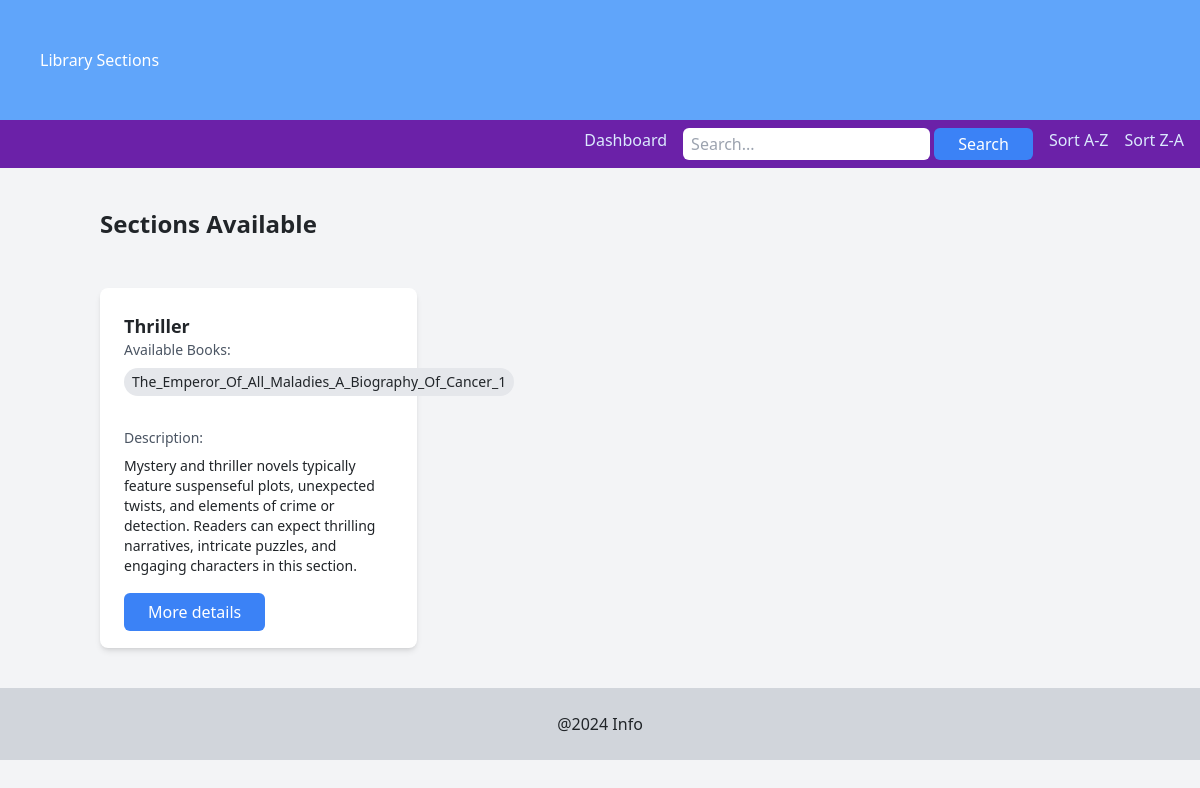
/sections/1 (signed in), run on the app's committed database.
### modal.py (models this page shows)
class Section(db.Model):
    id = db.Column(db.Integer, primary_key=True)
    name = db.Column(db.String(100), nullable=False)
    date_created = db.Column(db.Date,nullable=False)
    description = db.Column(db.Text)

class Book(db.Model):
    id = db.Column(db.Integer, primary_key=True)
    name = db.Column(db.String(200), nullable=False)
    content = db.Column(db.Text)
    author = db.Column(db.String(100), nullable=False)
    date_issued = db.Column(db.Date,nullable=True)
    profile = db.Column(db.String(200))
    return_date = db.Column(db.Date,nullable=True)
    availability = db.Column(db.Integer, default=1)
    section_id = db.Column(db.Integer, db.ForeignKey('section.id'), nullable=False)
    section = db.relationship('Section', backref=db.backref('books', lazy=True))

### app.py (the view)
@app.route('/sections/<int:n>', methods=["GET", "POST"])
def Sections(n):
    try:
        if is_authenticated_user():
            cred = User.query.filter_by(id=n).first()
            if not cred:
                abort(404)
            list1 = Section.query.all()
            sort_order = request.args.get('sort_order', 'asc')
            if sort_order == 'asc':
                list1 = sorted(list1, key=lambda x: x.name)
            elif sort_order == 'desc':
                list1 = sorted(list1, key=lambda x: x.name, reverse=True)
            else:
                list1 = list1
            return render_template('/user/sections.html', cred=cred, list1=list1)
        else:
            abort(404)
    except Exception as e:
        flash("An error occurred: {}".format(str(e)))
        abort(404)

### app.py (called while the page is built)
def is_authenticated_user():
    return 'user_id' in session

### templates/user/sections.html (shortened to what this page needs)
<!DOCTYPE html>
<html lang="en">
<head>
    <link rel="stylesheet" href="https://cdn.jsdelivr.net/npm/bootstrap-icons@1.11.3/font/bootstrap-icons.min.css">
    <link href="https://cdn.jsdelivr.net/npm/bootstrap@5.0.2/dist/css/bootstrap.min.css" rel="stylesheet"
>
    <script src="https://cdn.tailwindcss.com"></script>
</head>
<body class="bg-gray-100">
    <nav class="bg-blue-400 justify-between px-10 py-5">
        <ul class="justify-between">
            <li class="text-white">Library Sections</li>
        </ul>
    </nav>
    <nav class="bg-purple-800">
        <ul class="px-3 py-2 flex space-x-4 text-blue-100 justify-end">
            <li class="cursor-pointer"><a href="/dashboard/{{ cred.id }}">Dashboard</a></li>
            <li>
                <form action="/search/{{ cred.id }}" method="post">
                  <input type="text" name="search_query2" placeholder="Search..." class="px-2 py-1 rounded-md">
                  <button type="submit" class="bg-blue-500 text-white px-4 py-1 rounded-md">Search</button>
                </form>
              </li>
            <li><a href="/sections/{{ cred.id }}?sort_order=asc">Sort A-Z</a></li>
            <li><a href="/sections/{{ cred.id }}?sort_order=desc">Sort Z-A</a></li>
        </ul>
    </nav>
    <div class="container mx-auto mt-10">
        <h1 class="text-2xl font-bold mb-5">Sections Available</h1>
        <div class="grid grid-cols-1 md:grid-cols-2 lg:grid-cols-3 gap-6">
            {% for section in list1 %}
            <div class="bg-white rounded-lg shadow-md p-4">
                <h2 class="text-lg font-semibold">{{ section.name }}</h2>
                <p class="text-sm text-gray-600 mb-2">Available Books:</p>
                <div class="flex flex-wrap mb-4">
                    {% for book in section.books %}
                    <span class="bg-gray-200 text-sm px-2 py-1 rounded-full mr-2 mb-2">{{ book.name }}</span>
                    {% endfor %}
                </div>
                <p class="text-sm text-gray-600 mb-2">Description:</p>
                <p class="text-sm mb-4">{{ section.description }}</p>
                <a href="/more/{{ cred.id }}/{{ section.id }}"
                    class="bg-blue-500 text-white px-4 py-2 rounded-md hover:bg-blue-600">More details</a>
            </div>
            {% endfor %}
        </div>
    </div>
    <footer class="text-center py-4 bg-gray-300 mt-10">
        @2024 Info
    </footer>
</body>
</html>

### data on the page
Section: name "Thriller", description "Mystery and thriller novels typically feature suspenseful plots, unexpected twists, and elements of crime or detection. Readers can expect thrilling narratives, intricate puzzles, and engaging characters in this section."
Book: name "The_Emperor_Of_All_Maladies_A_Biography_Of_Cancer_1"
